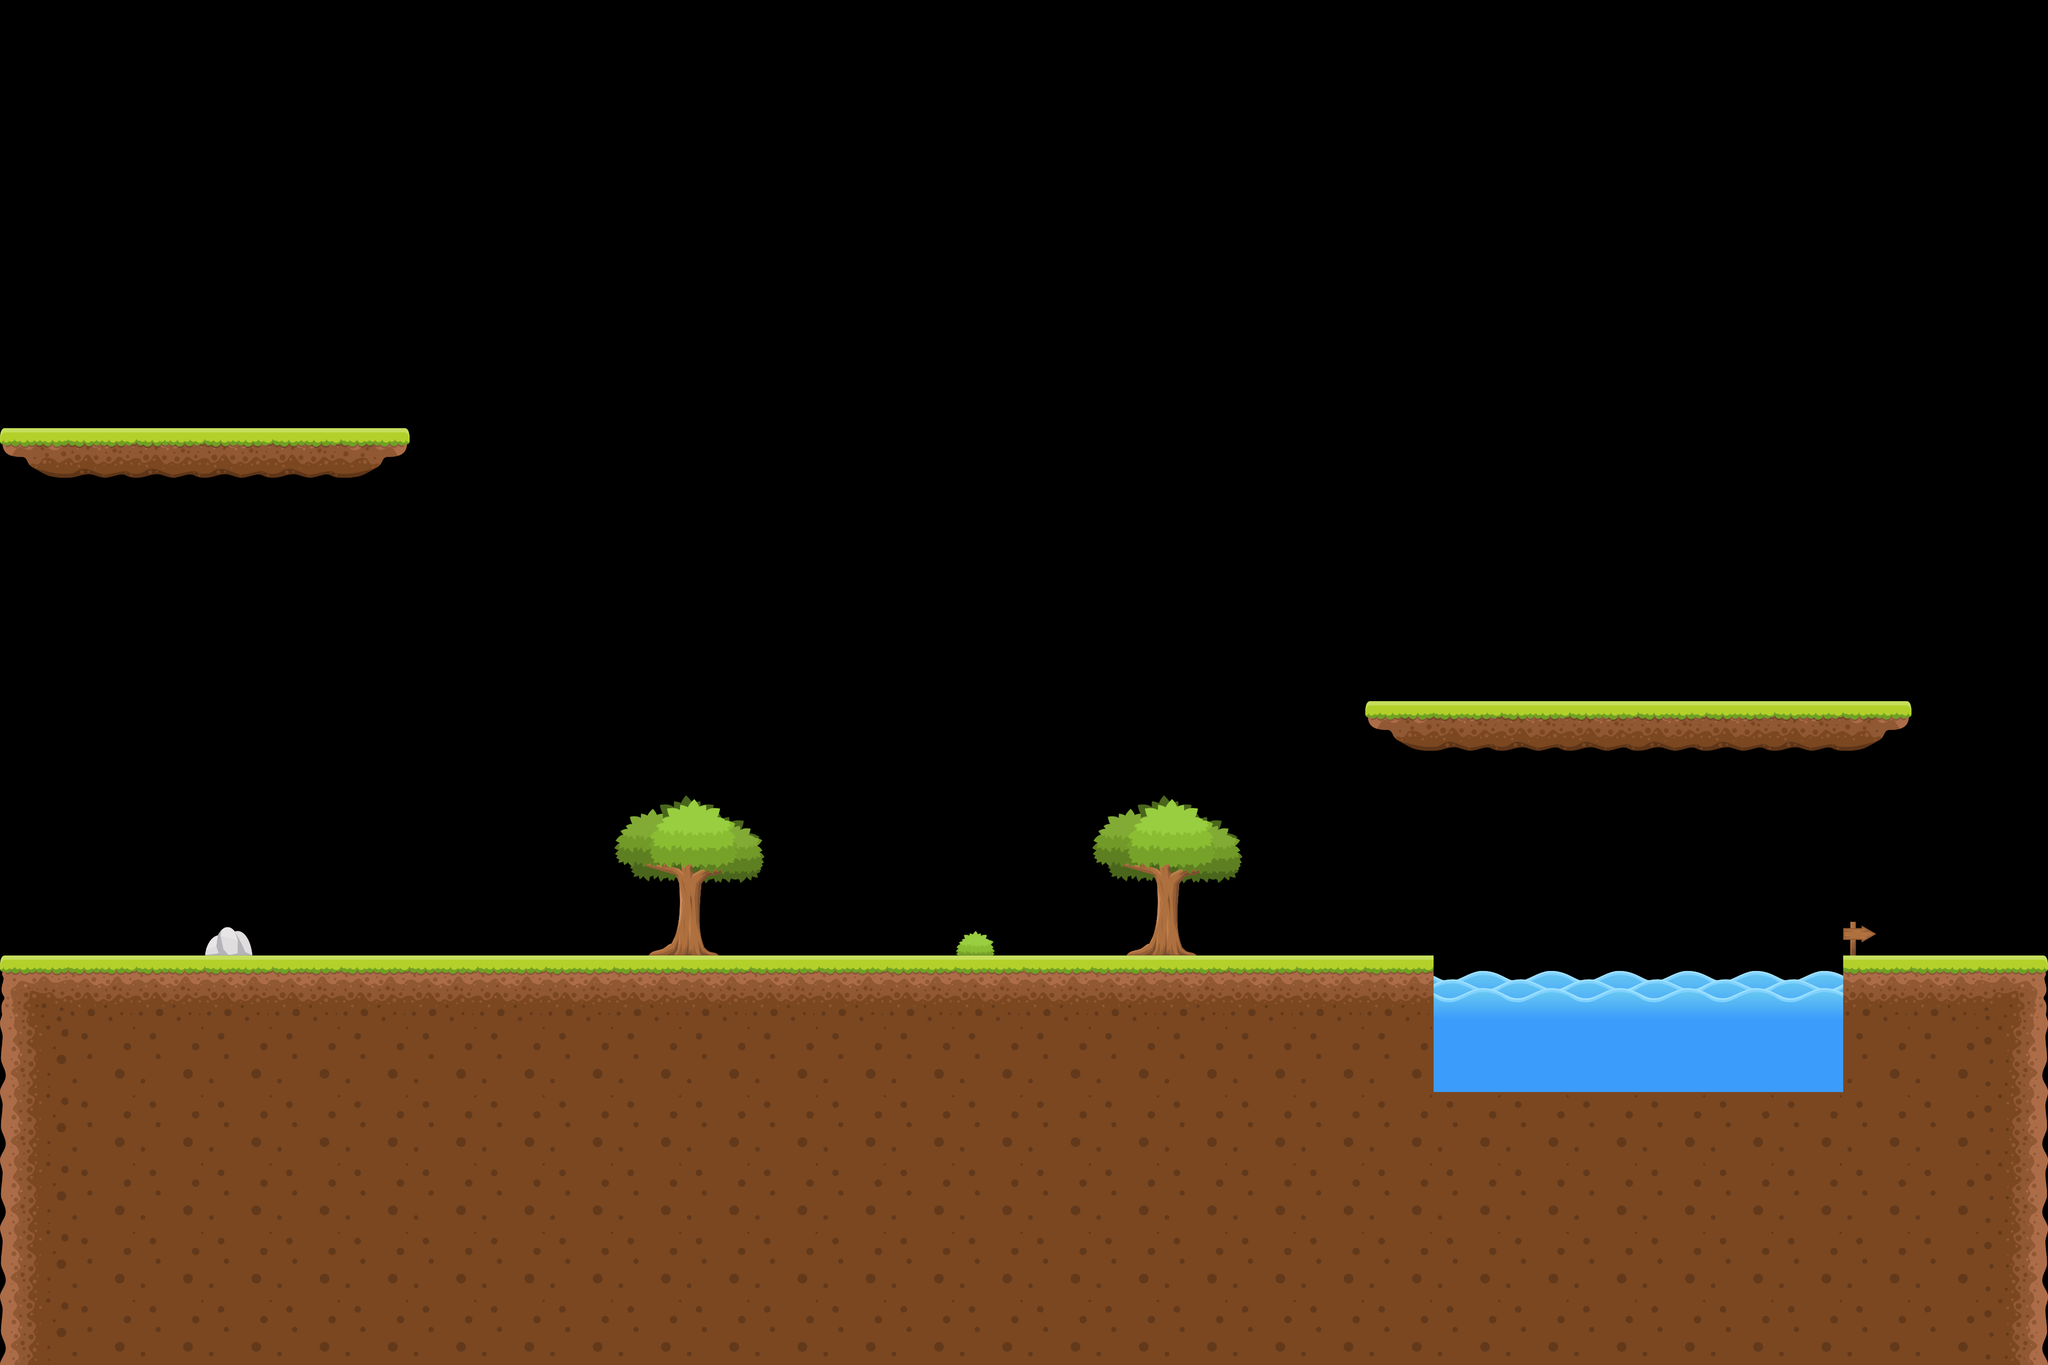

Tiled map render using the project's own tile images. Description and the whole map definition, tile-layer contents included, below:
An orthogonal 30x20 tile map with 128x128 px tiles, 2 tile layers (Tile Layer 1, skins_objetos), 2 tilesets and 16 objects.

<map version="1.10" tiledversion="1.11.0" orientation="orthogonal" renderorder="right-down" width="30" height="20" tilewidth="128" tileheight="128" infinite="0" nextlayerid="7" nextobjectid="36">
 <tileset firstgid="1" source="tilesets/Ecenario.tsx" />
 <tileset firstgid="19" source="tilesets/paleta_obj1.tsx" />
 <layer id="1" name="Tile Layer 1" width="30" height="20">
  <data encoding="csv">
0,0,0,0,0,0,0,0,0,0,0,0,0,0,0,0,0,0,0,0,0,0,0,0,0,0,0,0,0,0,
0,0,0,0,0,0,0,0,0,0,0,0,0,0,0,0,0,0,0,0,0,0,0,0,0,0,0,0,0,0,
0,0,0,0,0,0,0,0,0,0,0,0,0,0,0,0,0,0,0,0,0,0,0,0,0,0,0,0,0,0,
0,0,0,0,0,0,0,0,0,0,0,0,0,0,0,0,0,0,0,0,0,0,0,0,0,0,0,0,0,0,
0,0,0,0,0,0,0,0,0,0,0,0,0,0,0,0,0,0,0,0,0,0,0,0,0,0,0,0,0,0,
0,0,0,0,0,0,0,0,0,0,0,0,0,0,0,0,0,0,0,0,0,0,0,0,0,0,0,0,0,0,
13,14,14,14,14,15,0,0,0,0,0,0,0,0,0,0,0,0,0,0,0,0,0,0,0,0,0,0,0,0,
0,0,0,0,0,0,0,0,0,0,0,0,0,0,0,0,0,0,0,0,0,0,0,0,0,0,0,0,0,0,
0,0,0,0,0,0,0,0,0,0,0,0,0,0,0,0,0,0,0,0,0,0,0,0,0,0,0,0,0,0,
0,0,0,0,0,0,0,0,0,0,0,0,0,0,0,0,0,0,0,0,0,0,0,0,0,0,0,0,0,0,
0,0,0,0,0,0,0,0,0,0,0,0,0,0,0,0,0,0,0,0,13,14,14,14,14,14,14,15,0,0,
0,0,0,0,0,0,0,0,0,0,0,0,0,0,0,0,0,0,0,0,0,0,0,0,0,0,0,0,0,0,
0,0,0,0,0,0,0,0,0,0,0,0,0,0,0,0,0,0,0,0,0,0,0,0,0,0,0,0,0,0,
0,0,0,0,0,0,0,0,0,0,0,0,0,0,0,0,0,0,0,0,0,0,0,0,0,0,0,0,0,0,
1,2,2,2,2,2,2,2,2,2,2,2,2,2,2,2,2,2,2,2,2,17,17,17,17,17,17,2,2,3,
4,5,5,5,5,5,5,5,5,5,5,5,5,5,5,5,5,5,5,5,5,18,18,18,18,18,18,5,5,6,
4,5,5,5,5,5,5,5,5,5,5,5,5,5,5,5,5,5,5,5,5,5,5,5,5,5,5,5,5,6,
4,5,5,5,5,5,5,5,5,5,5,5,5,5,5,5,5,5,5,5,5,5,5,5,5,5,5,5,5,6,
4,5,5,5,5,5,5,5,5,5,5,5,5,5,5,5,5,5,5,5,5,5,5,5,5,5,5,5,5,6,
4,5,5,5,5,5,5,5,5,5,5,5,5,5,5,5,5,5,5,5,5,5,5,5,5,5,5,5,5,6
</data>
 </layer>
 <layer id="2" name="skins_objetos" width="30" height="20">
  <data encoding="csv">
0,0,0,0,0,0,0,0,0,0,0,0,0,0,0,0,0,0,0,0,0,0,0,0,0,0,0,0,0,0,
0,0,0,0,0,0,0,0,0,0,0,0,0,0,0,0,0,0,0,0,0,0,0,0,0,0,0,0,0,0,
0,0,0,0,0,0,0,0,0,0,0,0,0,0,0,0,0,0,0,0,0,0,0,0,0,0,0,0,0,0,
0,0,0,0,0,0,0,0,0,0,0,0,0,0,0,0,0,0,0,0,0,0,0,0,0,0,0,0,0,0,
0,0,0,0,0,0,0,0,0,0,0,0,0,0,0,0,0,0,0,0,0,0,0,0,0,0,0,0,0,0,
0,0,0,0,0,0,0,0,0,0,0,0,0,0,0,0,0,0,0,0,0,0,0,0,0,0,0,0,0,0,
0,0,0,0,0,0,0,0,0,0,0,0,0,0,0,0,0,0,0,0,0,0,0,0,0,0,0,0,0,0,
0,0,0,0,0,0,0,0,0,0,0,0,0,0,0,0,0,0,0,0,0,0,0,0,0,0,0,0,0,0,
0,0,0,0,0,0,0,0,0,0,0,0,0,0,0,0,0,0,0,0,0,0,0,0,0,0,0,0,0,0,
0,0,0,0,0,0,0,0,0,0,0,0,0,0,0,0,0,0,0,0,0,0,0,0,0,0,0,0,0,0,
0,0,0,0,0,0,0,0,0,0,0,0,0,0,0,0,0,0,0,0,0,0,0,0,0,0,0,0,0,0,
0,0,0,0,0,0,0,0,0,0,0,0,0,0,0,0,0,0,0,0,0,0,0,0,0,0,0,0,0,0,
0,0,0,0,0,0,0,0,0,0,0,0,0,0,0,0,0,0,0,0,0,0,0,0,0,0,0,0,0,0,
0,0,0,28,0,0,0,0,0,30,0,0,0,0,21,0,30,0,0,0,0,0,0,0,0,0,0,27,0,0,
0,0,0,0,0,0,0,0,0,0,0,0,0,0,0,0,0,0,0,0,0,0,0,0,0,0,0,0,0,0,
0,0,0,0,0,0,0,0,0,0,0,0,0,0,0,0,0,0,0,0,0,0,0,0,0,0,0,0,0,0,
0,0,0,0,0,0,0,0,0,0,0,0,0,0,0,0,0,0,0,0,0,0,0,0,0,0,0,0,0,0,
0,0,0,0,0,0,0,0,0,0,0,0,0,0,0,0,0,0,0,0,0,0,0,0,0,0,0,0,0,0,
0,0,0,0,0,0,0,0,0,0,0,0,0,0,0,0,0,0,0,0,0,0,0,0,0,0,0,0,0,0,
0,0,0,0,0,0,0,0,0,0,0,0,0,0,0,0,0,0,0,0,0,0,0,0,0,0,0,0,0,0
</data>
 </layer>
 <objectgroup id="3" name="colisiones_rectangulos">
  <object id="14" x="3.22581" y="796.774" width="770.968" height="96.7742" />
  <object id="15" x="2561.29" y="1309.68" width="1019.35" height="100" />
  <object id="16" x="6.45161" y="1809.68" width="2677.42" height="729.032" />
  <object id="19" x="2687.1" y="2048.39" width="770.968" height="129.032" />
  <object id="20" x="3461.29" y="1812.9" width="377.419" height="367.742" />
 </objectgroup>
 <objectgroup id="5" name="colisiones_circulos" visible="0">
  <object id="33" x="1116.13" y="1480.65" width="335.484" height="325.806">
   <ellipse />
  </object>
  <object id="34" x="2006.45" y="1416.13" width="358.065" height="419.355">
   <ellipse />
  </object>
 </objectgroup>
 <objectgroup id="6" name="colisiones_polinomio" visible="0" />
 <objectgroup id="4" name="misidras" visible="0">
  <object id="5" x="209.677" y="693.548">
   <point />
  </object>
  <object id="6" x="516.129" y="690.323">
   <point />
  </object>
  <object id="7" x="2800" y="1216.13">
   <point />
  </object>
  <object id="8" x="3254.84" y="1219.35">
   <point />
  </object>
  <object id="9" x="1732.26" y="1510.03">
   <point />
  </object>
  <object id="10" x="3080.65" y="1725.81">
   <point />
  </object>
  <object id="11" x="1519.35" y="606.452">
   <point />
  </object>
  <object id="12" x="2293.55" y="612.903">
   <point />
  </object>
  <object id="13" x="1896.77" y="187.097">
   <point />
  </object>
 </objectgroup>
</map>
